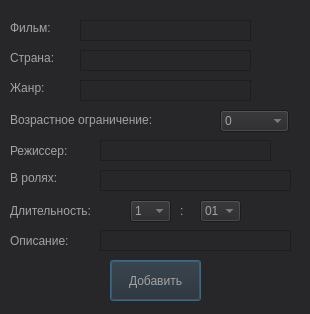
<?xml version="1.0" encoding="UTF-8"?>
<ui version="4.0">
 <class>addfilm</class>
 <widget class="QDialog" name="addfilm">
  <property name="geometry">
   <rect>
    <x>0</x>
    <y>0</y>
    <width>310</width>
    <height>314</height>
   </rect>
  </property>
  <property name="windowTitle">
   <string>Кино</string>
  </property>
  <property name="styleSheet">
   <string notr="true">background-color: rgb(39, 39, 42);
color: rgb(163, 163, 164);</string>
  </property>
  <widget class="QLabel" name="label_9">
   <property name="geometry">
    <rect>
     <x>10</x>
     <y>20</y>
     <width>51</width>
     <height>16</height>
    </rect>
   </property>
   <property name="styleSheet">
    <string notr="true">background-color: rgb(39, 39, 42);
font: 75 12pt &quot;Arial&quot;;
color: rgb(163, 163, 164);</string>
   </property>
   <property name="text">
    <string>Фильм:</string>
   </property>
  </widget>
  <widget class="QLabel" name="label_13">
   <property name="geometry">
    <rect>
     <x>10</x>
     <y>110</y>
     <width>191</width>
     <height>20</height>
    </rect>
   </property>
   <property name="styleSheet">
    <string notr="true">background-color: rgb(39, 39, 42);
font: 75 12pt &quot;Arial&quot;;
color: rgb(163, 163, 164);</string>
   </property>
   <property name="text">
    <string>Возрастное ограничение:</string>
   </property>
  </widget>
  <widget class="QLabel" name="label_2">
   <property name="geometry">
    <rect>
     <x>10</x>
     <y>50</y>
     <width>61</width>
     <height>16</height>
    </rect>
   </property>
   <property name="styleSheet">
    <string notr="true">background-color: rgb(39, 39, 42);
font: 75 12pt &quot;Arial&quot;;
color: rgb(163, 163, 164);</string>
   </property>
   <property name="text">
    <string>Страна:</string>
   </property>
  </widget>
  <widget class="QLabel" name="label_3">
   <property name="geometry">
    <rect>
     <x>10</x>
     <y>80</y>
     <width>47</width>
     <height>16</height>
    </rect>
   </property>
   <property name="styleSheet">
    <string notr="true">background-color: rgb(39, 39, 42);
font: 75 12pt &quot;Arial&quot;;
color: rgb(163, 163, 164);</string>
   </property>
   <property name="text">
    <string>Жанр:</string>
   </property>
  </widget>
  <widget class="QLabel" name="label_4">
   <property name="geometry">
    <rect>
     <x>10</x>
     <y>140</y>
     <width>81</width>
     <height>21</height>
    </rect>
   </property>
   <property name="styleSheet">
    <string notr="true">background-color: rgb(39, 39, 42);
font: 75 12pt &quot;Arial&quot;;
color: rgb(163, 163, 164);</string>
   </property>
   <property name="text">
    <string>Режиссер:</string>
   </property>
  </widget>
  <widget class="QLabel" name="label_5">
   <property name="geometry">
    <rect>
     <x>10</x>
     <y>170</y>
     <width>71</width>
     <height>16</height>
    </rect>
   </property>
   <property name="styleSheet">
    <string notr="true">background-color: rgb(39, 39, 42);
font: 75 12pt &quot;Arial&quot;;
color: rgb(163, 163, 164);</string>
   </property>
   <property name="text">
    <string>В ролях:</string>
   </property>
  </widget>
  <widget class="QTextEdit" name="textEdit">
   <property name="geometry">
    <rect>
     <x>80</x>
     <y>20</y>
     <width>171</width>
     <height>21</height>
    </rect>
   </property>
   <property name="verticalScrollBarPolicy">
    <enum>Qt::ScrollBarAlwaysOff</enum>
   </property>
  </widget>
  <widget class="QPushButton" name="pushButton">
   <property name="geometry">
    <rect>
     <x>110</x>
     <y>260</y>
     <width>91</width>
     <height>41</height>
    </rect>
   </property>
   <property name="styleSheet">
    <string notr="true">font: 75 12pt &quot;Arial&quot;;
</string>
   </property>
   <property name="text">
    <string>Добавить</string>
   </property>
  </widget>
  <widget class="QTextEdit" name="textEdit_2">
   <property name="geometry">
    <rect>
     <x>80</x>
     <y>50</y>
     <width>171</width>
     <height>21</height>
    </rect>
   </property>
   <property name="verticalScrollBarPolicy">
    <enum>Qt::ScrollBarAlwaysOff</enum>
   </property>
  </widget>
  <widget class="QTextEdit" name="textEdit_3">
   <property name="geometry">
    <rect>
     <x>80</x>
     <y>80</y>
     <width>171</width>
     <height>21</height>
    </rect>
   </property>
   <property name="verticalScrollBarPolicy">
    <enum>Qt::ScrollBarAlwaysOff</enum>
   </property>
  </widget>
  <widget class="QComboBox" name="comboBox">
   <property name="geometry">
    <rect>
     <x>220</x>
     <y>110</y>
     <width>69</width>
     <height>22</height>
    </rect>
   </property>
   <item>
    <property name="text">
     <string>0</string>
    </property>
   </item>
   <item>
    <property name="text">
     <string>3</string>
    </property>
   </item>
   <item>
    <property name="text">
     <string>6</string>
    </property>
   </item>
   <item>
    <property name="text">
     <string>10</string>
    </property>
   </item>
   <item>
    <property name="text">
     <string>12</string>
    </property>
   </item>
   <item>
    <property name="text">
     <string>16</string>
    </property>
   </item>
   <item>
    <property name="text">
     <string>18</string>
    </property>
   </item>
   <item>
    <property name="text">
     <string>21</string>
    </property>
   </item>
  </widget>
  <widget class="QTextEdit" name="textEdit_4">
   <property name="geometry">
    <rect>
     <x>100</x>
     <y>140</y>
     <width>171</width>
     <height>21</height>
    </rect>
   </property>
   <property name="verticalScrollBarPolicy">
    <enum>Qt::ScrollBarAlwaysOff</enum>
   </property>
  </widget>
  <widget class="QTextEdit" name="textEdit_5">
   <property name="geometry">
    <rect>
     <x>100</x>
     <y>170</y>
     <width>191</width>
     <height>21</height>
    </rect>
   </property>
   <property name="verticalScrollBarPolicy">
    <enum>Qt::ScrollBarAlwaysOff</enum>
   </property>
  </widget>
  <widget class="QLabel" name="label_6">
   <property name="geometry">
    <rect>
     <x>10</x>
     <y>230</y>
     <width>81</width>
     <height>21</height>
    </rect>
   </property>
   <property name="styleSheet">
    <string notr="true">background-color: rgb(39, 39, 42);
font: 75 12pt &quot;Arial&quot;;
color: rgb(163, 163, 164);</string>
   </property>
   <property name="text">
    <string>Описание:</string>
   </property>
  </widget>
  <widget class="QTextEdit" name="textEdit_6">
   <property name="geometry">
    <rect>
     <x>100</x>
     <y>230</y>
     <width>191</width>
     <height>21</height>
    </rect>
   </property>
   <property name="verticalScrollBarPolicy">
    <enum>Qt::ScrollBarAlwaysOff</enum>
   </property>
  </widget>
  <widget class="QLabel" name="label_7">
   <property name="geometry">
    <rect>
     <x>10</x>
     <y>200</y>
     <width>111</width>
     <height>21</height>
    </rect>
   </property>
   <property name="styleSheet">
    <string notr="true">background-color: rgb(39, 39, 42);
font: 75 12pt &quot;Arial&quot;;
color: rgb(163, 163, 164);</string>
   </property>
   <property name="text">
    <string>Длительность:</string>
   </property>
  </widget>
  <widget class="QComboBox" name="comboBox_2">
   <property name="geometry">
    <rect>
     <x>200</x>
     <y>200</y>
     <width>41</width>
     <height>22</height>
    </rect>
   </property>
   <item>
    <property name="text">
     <string>01</string>
    </property>
   </item>
   <item>
    <property name="text">
     <string>02</string>
    </property>
   </item>
   <item>
    <property name="text">
     <string>03</string>
    </property>
   </item>
   <item>
    <property name="text">
     <string>04</string>
    </property>
   </item>
   <item>
    <property name="text">
     <string>05</string>
    </property>
   </item>
   <item>
    <property name="text">
     <string>06</string>
    </property>
   </item>
   <item>
    <property name="text">
     <string>07</string>
    </property>
   </item>
   <item>
    <property name="text">
     <string>08</string>
    </property>
   </item>
   <item>
    <property name="text">
     <string>09</string>
    </property>
   </item>
   <item>
    <property name="text">
     <string>10</string>
    </property>
   </item>
   <item>
    <property name="text">
     <string>11</string>
    </property>
   </item>
   <item>
    <property name="text">
     <string>12</string>
    </property>
   </item>
   <item>
    <property name="text">
     <string>13</string>
    </property>
   </item>
   <item>
    <property name="text">
     <string>14</string>
    </property>
   </item>
   <item>
    <property name="text">
     <string>15</string>
    </property>
   </item>
   <item>
    <property name="text">
     <string>16</string>
    </property>
   </item>
   <item>
    <property name="text">
     <string>17</string>
    </property>
   </item>
   <item>
    <property name="text">
     <string>18</string>
    </property>
   </item>
   <item>
    <property name="text">
     <string>19</string>
    </property>
   </item>
   <item>
    <property name="text">
     <string>20</string>
    </property>
   </item>
   <item>
    <property name="text">
     <string>21</string>
    </property>
   </item>
   <item>
    <property name="text">
     <string>22</string>
    </property>
   </item>
   <item>
    <property name="text">
     <string>23</string>
    </property>
   </item>
   <item>
    <property name="text">
     <string>24</string>
    </property>
   </item>
   <item>
    <property name="text">
     <string>25</string>
    </property>
   </item>
   <item>
    <property name="text">
     <string>26</string>
    </property>
   </item>
   <item>
    <property name="text">
     <string>27</string>
    </property>
   </item>
   <item>
    <property name="text">
     <string>28</string>
    </property>
   </item>
   <item>
    <property name="text">
     <string>29</string>
    </property>
   </item>
   <item>
    <property name="text">
     <string>30</string>
    </property>
   </item>
   <item>
    <property name="text">
     <string>31</string>
    </property>
   </item>
   <item>
    <property name="text">
     <string>32</string>
    </property>
   </item>
   <item>
    <property name="text">
     <string>33</string>
    </property>
   </item>
   <item>
    <property name="text">
     <string>34</string>
    </property>
   </item>
   <item>
    <property name="text">
     <string>35</string>
    </property>
   </item>
   <item>
    <property name="text">
     <string>36</string>
    </property>
   </item>
   <item>
    <property name="text">
     <string>37</string>
    </property>
   </item>
   <item>
    <property name="text">
     <string>38</string>
    </property>
   </item>
   <item>
    <property name="text">
     <string>39</string>
    </property>
   </item>
   <item>
    <property name="text">
     <string>40</string>
    </property>
   </item>
   <item>
    <property name="text">
     <string>41</string>
    </property>
   </item>
   <item>
    <property name="text">
     <string>42</string>
    </property>
   </item>
   <item>
    <property name="text">
     <string>43</string>
    </property>
   </item>
   <item>
    <property name="text">
     <string>44</string>
    </property>
   </item>
   <item>
    <property name="text">
     <string>45</string>
    </property>
   </item>
   <item>
    <property name="text">
     <string>46</string>
    </property>
   </item>
   <item>
    <property name="text">
     <string>47</string>
    </property>
   </item>
   <item>
    <property name="text">
     <string>48</string>
    </property>
   </item>
   <item>
    <property name="text">
     <string>49</string>
    </property>
   </item>
   <item>
    <property name="text">
     <string>50</string>
    </property>
   </item>
   <item>
    <property name="text">
     <string>51</string>
    </property>
   </item>
   <item>
    <property name="text">
     <string>52</string>
    </property>
   </item>
   <item>
    <property name="text">
     <string>53</string>
    </property>
   </item>
   <item>
    <property name="text">
     <string>54</string>
    </property>
   </item>
   <item>
    <property name="text">
     <string>55</string>
    </property>
   </item>
   <item>
    <property name="text">
     <string>56</string>
    </property>
   </item>
   <item>
    <property name="text">
     <string>57</string>
    </property>
   </item>
   <item>
    <property name="text">
     <string>58</string>
    </property>
   </item>
   <item>
    <property name="text">
     <string>59</string>
    </property>
   </item>
  </widget>
  <widget class="QLabel" name="label_8">
   <property name="geometry">
    <rect>
     <x>180</x>
     <y>200</y>
     <width>16</width>
     <height>21</height>
    </rect>
   </property>
   <property name="styleSheet">
    <string notr="true">background-color: rgb(39, 39, 42);
font: 75 18pt &quot;Arial&quot;;
color: rgb(163, 163, 164);</string>
   </property>
   <property name="text">
    <string>:</string>
   </property>
  </widget>
  <widget class="QComboBox" name="comboBox_3">
   <property name="geometry">
    <rect>
     <x>130</x>
     <y>200</y>
     <width>41</width>
     <height>22</height>
    </rect>
   </property>
   <item>
    <property name="text">
     <string>1</string>
    </property>
   </item>
   <item>
    <property name="text">
     <string>2</string>
    </property>
   </item>
   <item>
    <property name="text">
     <string>3</string>
    </property>
   </item>
   <item>
    <property name="text">
     <string>4</string>
    </property>
   </item>
   <item>
    <property name="text">
     <string>5</string>
    </property>
   </item>
   <item>
    <property name="text">
     <string>6</string>
    </property>
   </item>
   <item>
    <property name="text">
     <string>7</string>
    </property>
   </item>
   <item>
    <property name="text">
     <string>8</string>
    </property>
   </item>
   <item>
    <property name="text">
     <string>9</string>
    </property>
   </item>
   <item>
    <property name="text">
     <string>10</string>
    </property>
   </item>
   <item>
    <property name="text">
     <string>11</string>
    </property>
   </item>
   <item>
    <property name="text">
     <string>12</string>
    </property>
   </item>
   <item>
    <property name="text">
     <string>13</string>
    </property>
   </item>
   <item>
    <property name="text">
     <string>14</string>
    </property>
   </item>
   <item>
    <property name="text">
     <string>15</string>
    </property>
   </item>
   <item>
    <property name="text">
     <string>16</string>
    </property>
   </item>
   <item>
    <property name="text">
     <string>17</string>
    </property>
   </item>
   <item>
    <property name="text">
     <string>18</string>
    </property>
   </item>
   <item>
    <property name="text">
     <string>19</string>
    </property>
   </item>
   <item>
    <property name="text">
     <string>20</string>
    </property>
   </item>
   <item>
    <property name="text">
     <string>21</string>
    </property>
   </item>
   <item>
    <property name="text">
     <string>22</string>
    </property>
   </item>
   <item>
    <property name="text">
     <string>23</string>
    </property>
   </item>
  </widget>
 </widget>
 <resources/>
 <connections/>
</ui>
